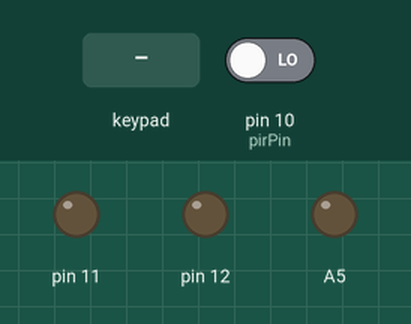
This sketch was run on a simulated Arduino Uno, built with avr-gcc and run on an emulated ATmega328P. Shown: output pins drawn as LEDs (lit = HIGH). The inputs (shaded band) are chosen by the test bench; at power-on: pin 10 (pirPin) LOW. What the sketch prints to the serial monitor is not drawn.

Above: at 1.2 s.
1.3 s: pin 10 (pirPin) driven HIGH
At 2.1 s:
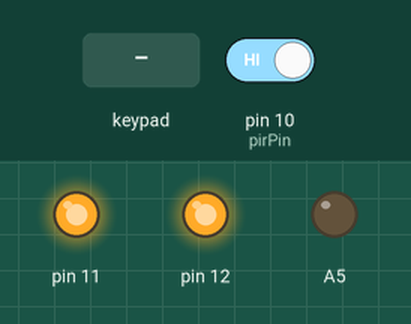
2.8 s: keypad keys A B 2 0 # pressed 0.4 s apart
At 5.2 s:
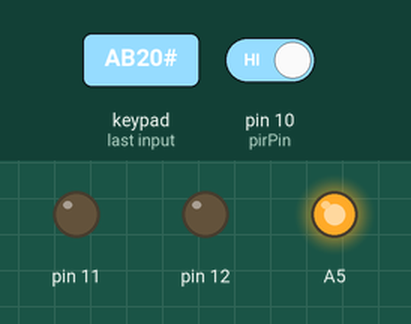
7.8 s: keypad keys 1 4 2 5 # pressed 0.4 s apart
At 9.7 s:
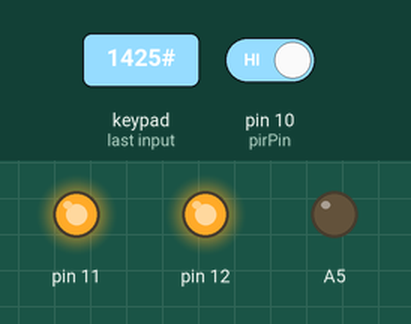
Timing chart, 0 to 11.2 s (numbered marks = the images above; inputs shaded):
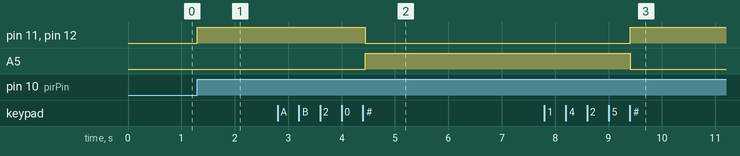

Measured:
- after the input at 1.3 s, pin 11: LOW → HIGH at once; pin 12: LOW → HIGH after 0.00 s instead of 0.70 s
- after the input at 2.8 s, pin 11, pin 12: HIGH → LOW after 1.6 s; A5: LOW → HIGH after 1.6 s
- after the input at 7.8 s, pin 11, pin 12: LOW → HIGH after 1.6 s; A5: HIGH → LOW after 1.6 s

The sketch:

Arduino2.ino
```cpp
#include <Keypad.h>
#include <string.h>
int pirPin = 10;
int statePir = LOW;
int valPir = 0;

const byte Linhas = 4;
const byte Colunas = 4;
static volatile unsigned long time, elapsed, prev_time;
static volatile unsigned long elapsedPir, prev_timePir;
static volatile unsigned long elapsedPirBloc, prev_timePirBloc;

char pass [6]={"AB20"},lock [6]={"1425"};
int tentativas =3 ,estadoDaLock =0;//Estado a 0 siginica bloqueado
int acesoApagado = 1;
int disparado = 0 ;
char palavra[25]="";
char* letra = palavra;
int countL=0;//Count letras

char hexaKeys[Linhas][Colunas] = {
  {'1', '2', '3', 'A'},
  {'4', '5', '6', 'B'},
  {'7', '8', '9', 'C'},
  {'*', '0', '#', 'D'}
};

byte rowPins[Linhas] = {9, 8, 7, 6};
byte colPins[Colunas] = {5, 4, 3, 2};

Keypad customKeypad = Keypad(makeKeymap(hexaKeys), rowPins, colPins, Linhas, Colunas);

void setup(){
  pinMode(10, INPUT);
  pinMode(2, INPUT);
  pinMode(3, INPUT);
  pinMode(4, INPUT);
  pinMode(5, INPUT);
  pinMode(6, INPUT);
  pinMode(7, INPUT);
  pinMode(8, INPUT);
  pinMode(9, INPUT);
 // pinMode(10, INPUT); // Sensor pir como input
  pinMode(11, OUTPUT);
  pinMode(12, OUTPUT);
  pinMode(A5, OUTPUT);
  Serial.begin(9600);
}

void loop(){
  time = millis();
  elapsedPir = time - prev_timePir;
  elapsedPirBloc = time - prev_timePirBloc;
  valPir = digitalRead(pirPin);  //Le o valor do Pir

  char customKey = customKeypad.getKey();
  elapsed = time - prev_time;
  if(estadoDaLock == 0 && valPir == HIGH){
     Serial.print("Bloqueado");
        digitalWrite(11, HIGH);
        digitalWrite(12, HIGH);
        disparado = 1 ;
  }
  if(elapsed >= 2000 && estadoDaLock == 0 && disparado == 0){
    prev_time = time;
    if(acesoApagado == 0){
        digitalWrite(12, LOW);
      acesoApagado = 1;
    }else{
        acesoApagado = 0;
      digitalWrite(12, HIGH);
    }
  }

  if (customKey && customKey!= '#'){
    if(customKey == '*'){
      *letra = ' ';
    }else{
    *letra = customKey;
    }
    letra++;

  }else if(customKey== '#'){

    Serial.println(strcmp(palavra,pass));

    if((tentativas <= 0) && estadoDaLock == 0 && strcmp(palavra,pass)!=0 ){
      //time=millis();
       Serial.print("Bloqueado");
     // if(elapsed > 2){
        digitalWrite(11, HIGH);
        digitalWrite(12, HIGH);
      //}
      prev_time = time;
    }else if(strcmp(palavra,pass)!=0 && (tentativas != 0) && estadoDaLock==0){
       Serial.println("Tentativas--");
      tentativas --;
    }else if(strcmp(palavra,pass)==0 && (tentativas >= 0) && strcmp(palavra,lock)!=0){
       Serial.println("Desbloqueado");
        disparado = 0;
        tentativas = 3;
        digitalWrite(A5, HIGH);
        digitalWrite(11, LOW);
        digitalWrite(12, LOW);
        PORTB = 0x00;
        estadoDaLock =1;
    }else if(strcmp(palavra,lock)== 0 && estadoDaLock == 1 ) {
      //if(time>){

      //}
      PORTC = 0X00;
      digitalWrite(A3, LOW);
      digitalWrite(A4, LOW);
    digitalWrite(A5, LOW);
      //digitalWrite(10, LOW);
      digitalWrite(11, LOW);
    digitalWrite(12, LOW);
         Serial.println("Ficou Bloqueado");
      estadoDaLock =0;
    }
    Serial.print(palavra);
    memset( palavra, 0, sizeof(palavra) );//Limpa o array
    letra=palavra;
    Serial.println();
  }
    if (valPir == HIGH) {           // Verifica se o sensor está HIGH

      if (statePir == LOW && elapsedPir >= 100) {
         prev_timePir = time;
        Serial.println("Movimento detetado!");
        statePir = HIGH;       // Atualiza a variavel para HIGH
      }
  }else {
      if (statePir == HIGH && elapsedPir >= 200){
         prev_timePir = time;
         Serial.println("Movimento terminou!");
         statePir = LOW;       //  Atualiza a variavel para LOW
      }
  }

}
```
